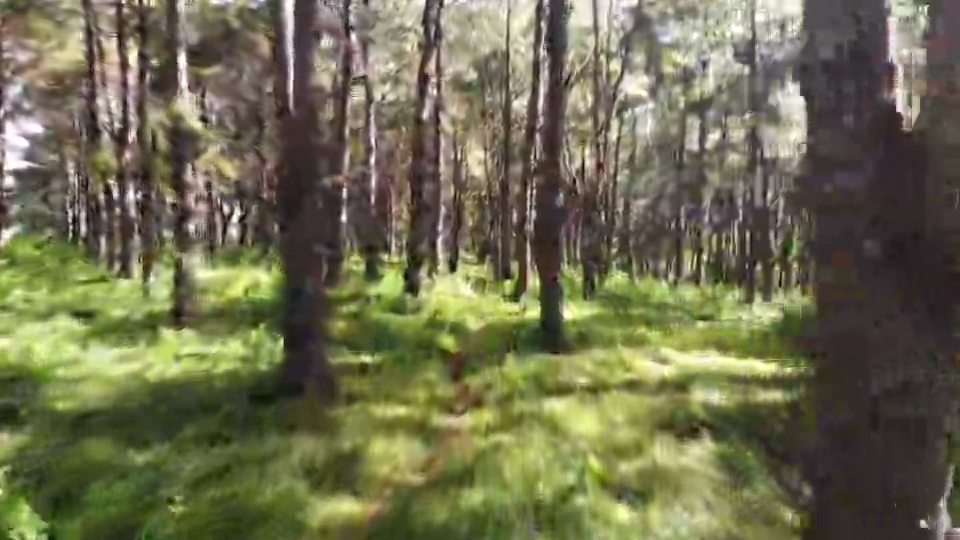
#> input picture frame 165 of videos/place_video.mp4, 960 x 540 px
$ python 4.rescale_video.py
#> lines starting #> are read from the running program, lines starting #| are printed output that depends on the picture
#> further down, frame is the input picture: shape (540, 960, 3); mean B, G, R 79.7, 109.1, 110.2
import cv2 as cv

capture = cv.VideoCapture('videos/place_video.mp4')

# Existing Images, Video and Live Video Rescaling
def rescaleFrame(frame, scale=0.2):
#> called with scale = 0.2
    width = int(frame.shape[1] * scale)
#> width = 192
    height = int(frame.shape[0] * scale)
#> height = 108

    dimensions = (width,height)
#> dimensions = (192, 108)
    return cv.resize(frame, dimensions, interpolation=cv.INTER_AREA)
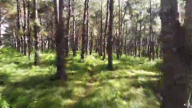
#> returned value: shape (108, 192, 3); mean of channels 0, 1, 2 79.7, 109.1, 110.2; drawn as B, G, R

# Live Video Rescaling
def changeRes(width, height):
    capture.set(3, width)
    capture.set(1, height)

#Read video frames
while True:
    isTrue, frame = capture.read()
    resizedFrame = rescaleFrame(frame)
    cv.imshow('Video', resizedFrame)

    if cv.waitKey(20) & 0xFF==ord('d'):
#> (key Esc is pressed here)
        break
capture.release()
cv.destroyAllWindows()

#video will stop after all frames are looped
#it will output a path error
#since frames are like images

$ run again, starting later in the video
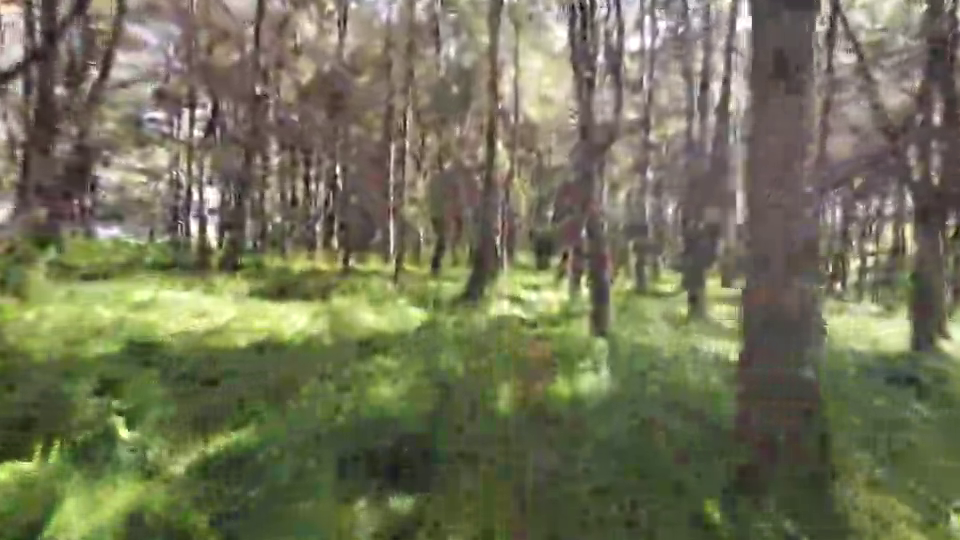
#> input picture frame 743 of videos/place_video.mp4, 960 x 540 px
#> frame is the input picture: shape (540, 960, 3); mean B, G, R 88.1, 114.7, 114.2
#> in rescaleFrame, `return cv.resize(frame, dimensions, interpolation=cv.INTER_AREA)`:
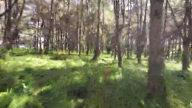
#> returned value: shape (108, 192, 3); mean of channels 0, 1, 2 88.1, 114.7, 114.2; drawn as B, G, R

$ run again, starting later in the video
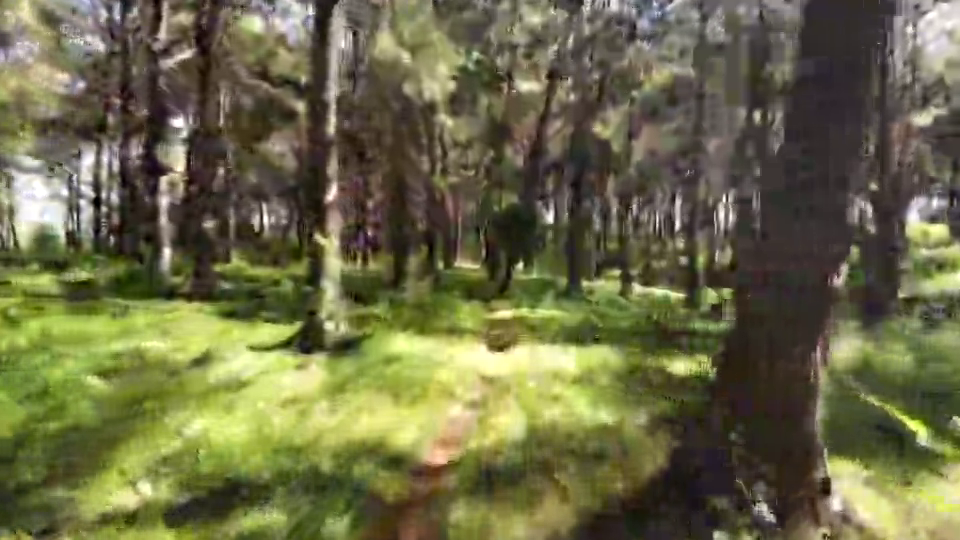
#> input picture frame 1321 of videos/place_video.mp4, 960 x 540 px
#> frame is the input picture: shape (540, 960, 3); mean B, G, R 71, 106.2, 107.5
#> in rescaleFrame, `return cv.resize(frame, dimensions, interpolation=cv.INTER_AREA)`:
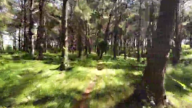
#> returned value: shape (108, 192, 3); mean of channels 0, 1, 2 71, 106.2, 107.5; drawn as B, G, R
